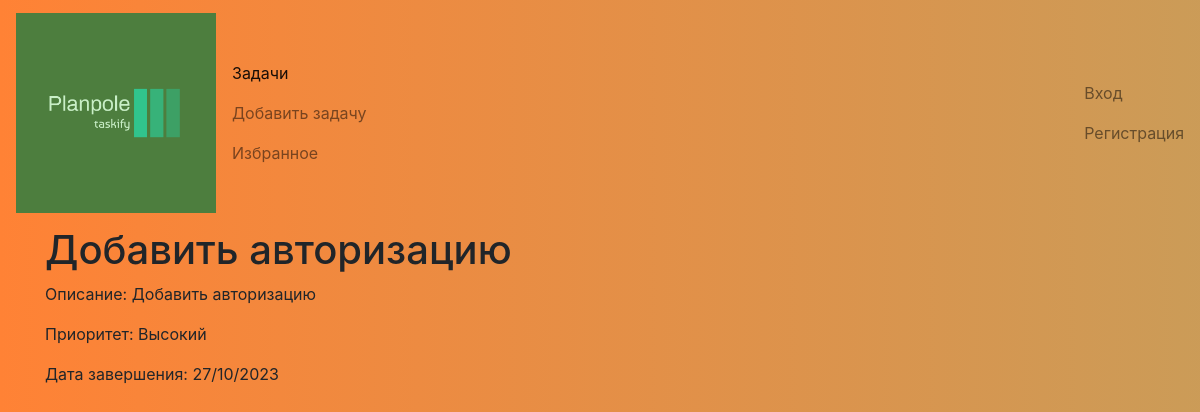
The page /task/3/ on the database its author committed.
### tasker/models.py (models this page shows)
class Task(models.Model):
    PRIORITY_CHOICES = [
        (1, 'Низкий'),
        (2, 'Средний'),
        (3, 'Высокий'),
    ]
    priority = models.IntegerField(choices=PRIORITY_CHOICES, default=2)
    title = models.CharField(max_length=200)
    description = models.TextField()
    due_date = models.DateField()
    user = models.ForeignKey(User, on_delete=models.CASCADE)
    is_completed = models.BooleanField(default=False)
    created_at = models.DateTimeField(auto_now_add=True)  # устанавливается автоматически при создании новой записи
    updated_at = models.DateTimeField(auto_now=True)  # автоматически обновляется при каждом сохранении записи

### tasker/views.py (the view)
# urls.py: path('task/<int:pk>/', TaskDetailView.as_view(), name='task_detail'),
class TaskDetailView(DetailView):
    model = Task
    template_name = 'task_detail.html'
    context_object_name = 'task'
    def get_context_data(self, **kwargs):
        context = super().get_context_data(**kwargs)
        context['can_edit'] = self.request.user == self.object.user
        return context

### tasker/templates/task_detail.html (shortened to what this page needs)
{% extends "base.html" %}
{% block content %}
<div class="container">
    <h1>{{ task.title }}</h1>
    <p>Описание: {{ task.description }}</p>
    <p>Приоритет: {{ task.get_priority_display }}</p>
    <p>Дата завершения: {{ task.due_date|date:"d/m/Y" }}</p>
</div>
{% endblock %}

### tasker/templates/base.html (style rules this page uses)
body { height: 100vh; background: rgb(77,126,62); background: linear-gradient(to right, #FF8235, #30E8BF); animation: gradient 30s infinite linear; background-size: 400%; }

### rows shown on the page
Task: title "Добавить авторизацию", description "Добавить авторизацию", priority "Высокий", due_date "27/10/2023"
